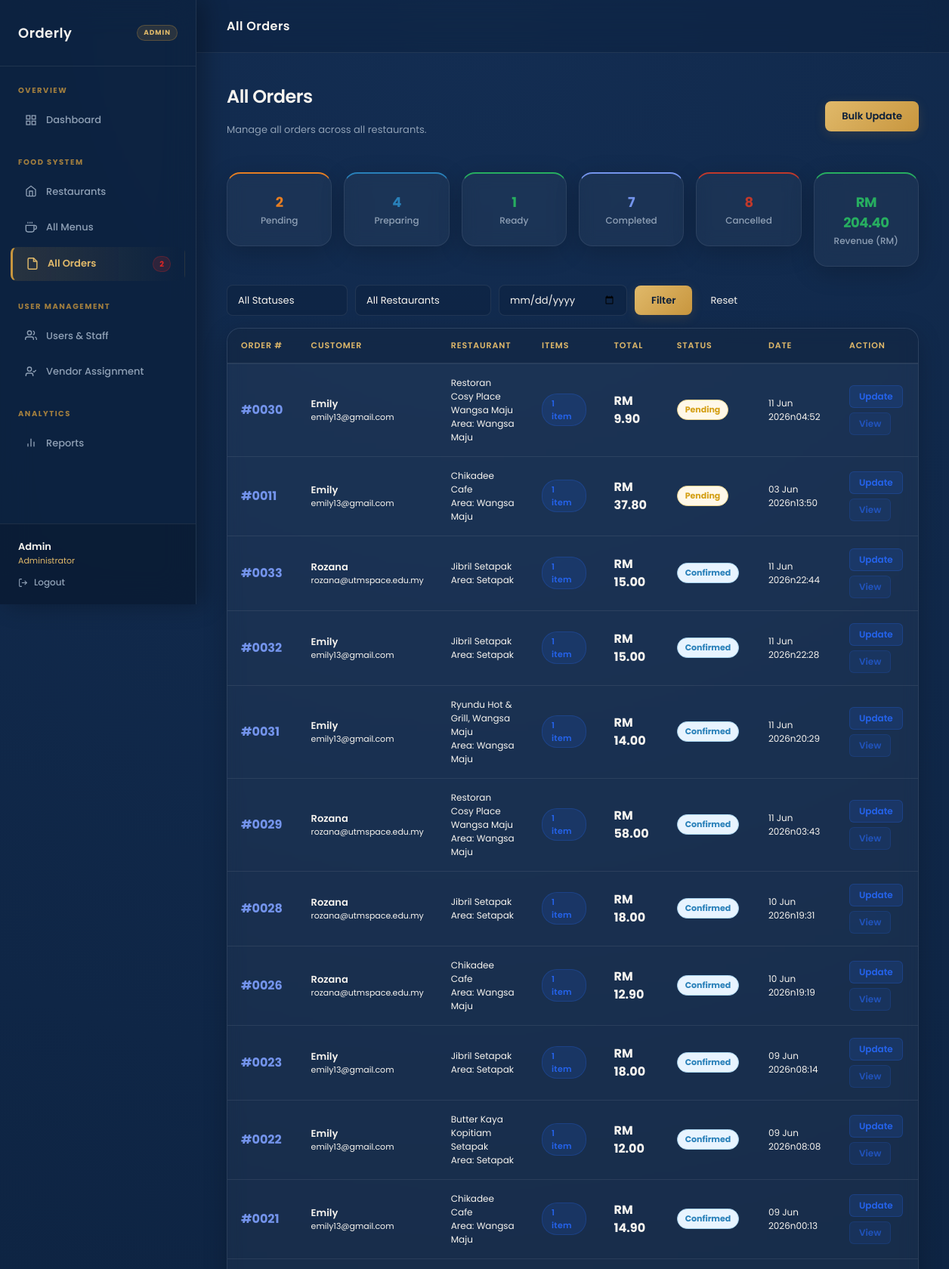
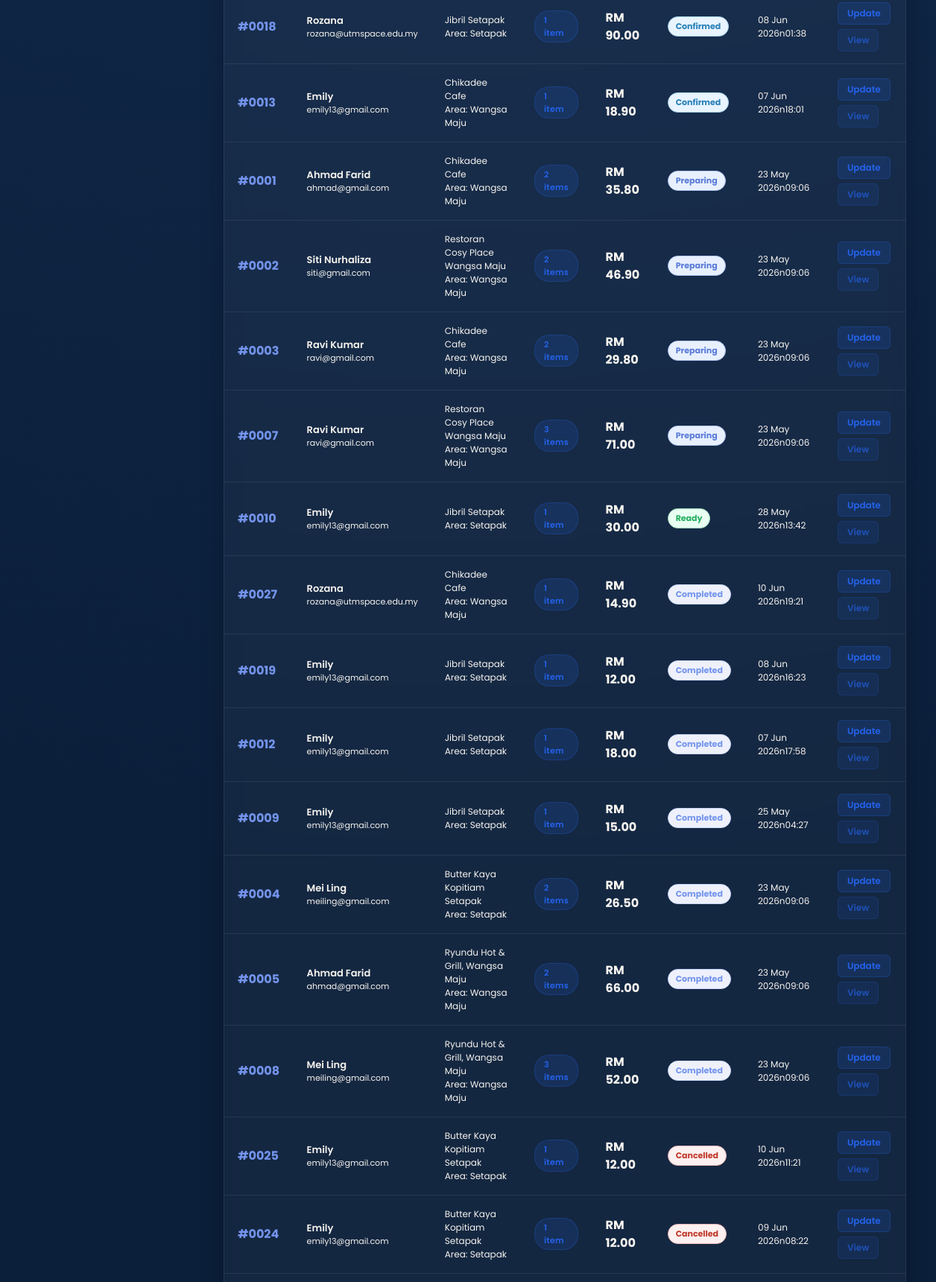
/orders.php (signed in, upper part), run on the app's committed database (2 pictures, top to bottom).
### tables this page shows
CREATE TABLE `orders` (
  `id` int(11) NOT NULL,
  `customer_id` int(11) NOT NULL,
  `restaurant_id` int(11) NOT NULL,
  `status` enum('pending','confirmed','preparing','ready','completed','cancelled') NOT NULL DEFAULT 'pending',
  `total_price` decimal(10,2) NOT NULL DEFAULT 0.00,
  `notes` text DEFAULT NULL,
  `created_at` timestamp NOT NULL DEFAULT current_timestamp(),
  `updated_at` timestamp NOT NULL DEFAULT current_timestamp() ON UPDATE current_timestamp(),
  `payment_method` varchar(50) DEFAULT NULL COMMENT 'fpx_MAY | ewallet_tng | card | cash',
  `payment_status` varchar(20) NOT NULL DEFAULT 'unpaid' COMMENT 'unpaid | paid',
  `cancellation_reason` text DEFAULT NULL,
  `delivery_location` text DEFAULT NULL
);

CREATE TABLE `users` (
  `id` int(10) UNSIGNED NOT NULL,
  `name` varchar(300) NOT NULL,
  `email` varchar(300) NOT NULL,
  `password` varchar(300) NOT NULL,
  `role` enum('customer','vendor_staff','admin') NOT NULL,
  `created_at` timestamp NOT NULL DEFAULT current_timestamp(),
  `restaurant_id` int(11) DEFAULT NULL,
  `created_by` int(11) DEFAULT NULL
);

CREATE TABLE `restaurants` (
  `id` int(11) NOT NULL,
  `name` varchar(150) NOT NULL,
  `area` enum('Setapak','Wangsa Maju') NOT NULL,
  `address` varchar(255) DEFAULT NULL,
  `image` varchar(255) DEFAULT NULL,
  `created_at` timestamp NOT NULL DEFAULT current_timestamp()
);

### config.php (called while the page is built, shortened)
<?php
function h(string $s): string {
    return htmlspecialchars($s, ENT_QUOTES, 'UTF-8');
}
function isAdmin(): bool {
    return isset($_SESSION['role']) && $_SESSION['role'] === 'admin';
}
function getVendorRestaurantId(): int {
    if (isAdmin()) return 0;
    return intval($_SESSION['restaurant_id'] ?? 0);
}

### orders.php (the view, shortened to what this page needs)
<?php
require_once 'config.php';
$vendorRestId = getVendorRestaurantId();
$fDate   = $conn->real_escape_string($_GET['date']        ?? '');
$where = "WHERE 1=1";
$orders = $conn->query("
    SELECT o.*, u.name AS customer_name, u.email AS customer_email,
           r.name AS restaurant_name, r.area AS restaurant_area,
           COUNT(oi.id) AS item_count
    FROM orders o
    JOIN users u ON o.customer_id=u.id
    JOIN restaurants r ON o.restaurant_id=r.id
    LEFT JOIN order_items oi ON oi.order_id=o.id
    $where GROUP BY o.id
    ORDER BY FIELD(o.status,'pending','confirmed','preparing','ready','completed','cancelled'), o.created_at DESC
");
$statsWhere = $vendorRestId > 0 ? "WHERE restaurant_id='$vendorRestId'" : '';
$stats = [];
$sr = $conn->query("SELECT status, COUNT(*) AS cnt FROM orders $statsWhere GROUP BY status");
while ($row = $sr->fetch_assoc()) $stats[$row['status']] = $row['cnt'];
$revenueWhere = $vendorRestId > 0 ? "WHERE status='completed' AND restaurant_id='$vendorRestId'" : "WHERE status='completed'";
$totalRevenue = $conn->query("SELECT COALESCE(SUM(total_price),0) FROM orders $revenueWhere")->fetch_row()[0] ?? 0;
if (isAdmin()) { require_once 'admin_header.php'; }
else           { require_once 'vendor_header.php'; }
?>
<div class="page-header d-flex align-items-center justify-content-between flex-wrap gap-2">
  <div>
    <p class="page-title"><?= isAdmin() ? 'All Orders' : 'My Orders' ?></p>
    <p class="page-sub"><?= isAdmin() ? 'Manage all orders across all restaurants.' : 'Orders for your restaurant.' ?></p>
  </div>
  <a href="update_order.php" class="btn-orderly">Bulk Update</a>
</div>
<div class="row g-3 mb-4">
  <?php
  $statCards = [
    ['Pending','pending','#e67e22'],['Preparing','preparing','#2980b9'],
    ['Ready','ready','#27ae60'],['Completed','completed','#7494ec'],
    ['Cancelled','cancelled','#c0392b'],['Revenue (RM)','_revenue','#27ae60'],
  ];
  foreach ($statCards as [$lbl,$key,$color]):
    $val = $key==='_revenue' ? 'RM '.number_format($totalRevenue,2) : ($stats[$key]??0);
  ?>
  <div class="col-6 col-md-4 col-xl-2">
    <div class="stat-card" style="border-top:2px solid <?= $color ?>;">
      <div class="stat-val" style="color:<?= $color ?>;font-size:18px;"><?= $val ?></div>
      <div class="stat-lbl"><?= $lbl ?></div>
    </div>
  </div>
  <?php endforeach; ?>
</div>
<form method="GET" class="filter-bar mb-3">
  <select name="status" class="form-select" style="max-width:160px;">
    <option value="">All Statuses</option>
  </select>
  <?php if (isAdmin()): ?>
  <select name="restaurant" class="form-select" style="max-width:180px;">
    <option value="">All Restaurants</option>
  </select>
  <?php endif; ?>
  <input type="date" name="date" class="form-control" value="<?= h($fDate) ?>" style="max-width:170px;"/>
  <button type="submit" class="btn-orderly">Filter</button>
  <a href="orders.php" style="padding:8px 14px;background:transparent;color:var(--muted);border:1.5px solid var(--border);border-radius:8px;font-size:13px;text-decoration:none;">Reset</a>
</form>
<div class="dash-card">
  <div class="dash-card-body" style="padding:0;">
    <div style="overflow-x:auto;">
      <table class="table w-100">
        <thead>
          <tr>
            <th>Order #</th><th>Customer</th>
            <?php if (isAdmin()): ?><th>Restaurant</th><?php endif; ?>
            <th>Items</th><th>Total</th><th>Status</th><th>Date</th><th>Action</th>
          </tr>
        </thead>
        <tbody>
        <?php if ($orders && $orders->num_rows > 0):
          while ($order = $orders->fetch_assoc()):
            $sCfg=['pending'=>['Pending','status-pending'], 'confirmed'=>['Confirmed','status-confirmed'], 'preparing'=>['Preparing','status-preparing'], 'ready'=>['Ready','status-ready'], 'completed'=>['Completed','status-completed'], 'cancelled'=>['Cancelled','status-cancelled']];
            [$sLbl,$sCls]=$sCfg[$order['status']]??[$order['status'],''];
        ?>
        <tr>
          <td><strong style="color:#7494ec;">#<?= str_pad($order['id'],4,'0',STR_PAD_LEFT) ?></strong></td>
          <td>
            <div style="font-size:13px;font-weight:600;"><?= h($order['customer_name']) ?></div>
            <div style="font-size:11px;color:var(--muted);"><?= h($order['customer_email']) ?></div>
          </td>
          <?php if (isAdmin()): ?><td style="font-size:12px;"><?= h($order['restaurant_name']) ?><br><span style="color:var(--muted);">Area: <?= h($order['restaurant_area']) ?></span></td><?php endif; ?>
          <td><span class="badge-pill bp-blue"><?= $order['item_count'] ?> item<?= $order['item_count']!=1?'s':'' ?></span></td>
          <td><strong>RM <?= number_format($order['total_price'],2) ?></strong></td>
          <td><span class="order-status-badge <?= $sCls ?>"><?= $sLbl ?></span></td>
          <td style="font-size:12px;color:var(--muted);"><?= date('d M Y\nH:i',strtotime($order['created_at'])) ?></td>
          <td>
            <div style="display:flex;gap:6px;flex-wrap:wrap;">
              <a href="update_order.php?id=<?= $order['id'] ?>" class="btn-edit-sm">Update</a>
              <a href="order_detail.php?id=<?= $order['id'] ?>" class="btn-edit-sm" style="opacity:.7;">View</a>
            </div>
          </td>
        </tr>
        <?php endwhile; else: ?>
        <tr><td colspan="9" style="text-align:center;padding:60px;color:var(--muted);"><p>No orders found.</p></td></tr>
        <?php endif; ?>
        </tbody>
      </table>
    </div>
  </div>
</div>
<?php require_once 'includes/footer.php'; ?>

### admin_header.php (style rules this page uses)
:root { --navy: #0b1f3a; --navy-md: #132d52; --navy-lt: #1e4175; --gold: #c8963e; --gold-lt: #e0b96a; --gold-glow: rgba(200, 150, 62, 0.15); --cream: #f7f4ef; --cream-dk: #ede8e0; --text-light: #f7f4ef; --text-muted: #8fa0b5; --glass-surface: rgba(255, 255, 255, 0.04); --glass-border: rgba(255, 255, 255, 0.08); --glass-border-focus: rgba(200, 150, 62, 0.4); --success: #16a34a; --danger: #dc2626; --warning: #f59e0b; --info: #2563eb; --preparing: #a855f7; --sidebar-w: 260px; --radius: 18px; --radius-sm: 8px; --transition: all 0.3s cubic-bezier(0.25, 0.8, 0.25, 1); }
*, *::before, *::after { box-sizing: border-box; margin: 0; padding: 0; }
body { font-family: 'Poppins', sans-serif; background: radial-gradient(circle at 50% 0%, var(--navy-md) 0%, var(--navy) 70%); color: var(--text-light); min-height: 100vh; display: flex; overflow-x: hidden; }
.dash-card, .stat-card, .food-card { background: var(--glass-surface); backdrop-filter: blur(10px); -webkit-backdrop-filter: blur(10px); border: 1px solid var(--glass-border); border-radius: var(--radius); box-shadow: 0 8px 32px rgba(0, 0, 0, 0.2); transition: var(--transition); overflow: hidden; }
.dash-card-body { padding: 24px; }
.stat-card { padding: 24px; text-align: center; }
.stat-val { font-size: 26px; font-weight: 700; color: var(--text-light); letter-spacing: -0.5px; }
.stat-lbl { font-size: 12px; color: var(--text-muted); margin-top: 2px; font-weight: 500; }
.btn-orderly, .btn-primary { display: inline-flex; align-items: center; gap: 8px; padding: 10px 22px; background: linear-gradient(135deg, var(--gold-lt), var(--gold)); color: var(--navy) !important; border: none; border-radius: var(--radius-sm); font-size: 13px; font-weight: 600; cursor: pointer; transition: var(--transition); text-decoration: none; box-shadow: 0 4px 15px var(--gold-glow); }
.btn-edit-sm { padding: 5px 12px; background: rgba(37, 99, 235, 0.15); color: var(--info) !important; border: 1px solid rgba(37, 99, 235, 0.25); border-radius: 6px; font-size: 12px; font-weight: 600; text-decoration: none; cursor: pointer; display: inline-block; transition: var(--transition); }
.form-select, .form-control { background: rgba(11, 31, 58, 0.4); border: 1.5px solid var(--glass-border); color: var(--text-light); font-size: 13px; border-radius: var(--radius-sm); padding: 10px 14px; transition: var(--transition); }
.form-select option { background: var(--navy-md); color: var(--text-light); }
.table { color: var(--text-light); margin-bottom: 0; background: transparent; }
.table th { font-size: 11px; font-weight: 600; color: var(--gold-lt); text-transform: uppercase; letter-spacing: .08em; border-bottom: 2px solid var(--glass-border); background: rgba(11, 31, 58, 0.5); padding: 14px 18px; }
.table td { padding: 16px 18px; border-bottom: 1px solid var(--glass-border); vertical-align: middle; background: transparent; color: var(--text-light); }
.badge-pill { display: inline-flex; align-items: center; padding: 4px 12px; border-radius: 20px; font-size: 11px; font-weight: 600; letter-spacing: 0.3px; }
.bp-blue { background: rgba(37, 99, 235, 0.15); color: var(--info); border: 1px solid rgba(37, 99, 235, 0.25); }
.status-pending { background: rgba(245, 158, 11, 0.15); color: var(--warning); border: 1px solid rgba(245, 158, 11, 0.25); }
.status-confirmed { background: rgba(37, 99, 235, 0.15); color: var(--info); border: 1px solid rgba(37, 99, 235, 0.25); }
.status-preparing { background: rgba(168, 85, 247, 0.15); color: var(--preparing);border: 1px solid rgba(168, 85, 247, 0.25); }
.status-ready { background: rgba(22, 163, 74, 0.15); color: var(--success); border: 1px solid rgba(22, 163, 74, 0.25); }
.page-header { margin-bottom: 30px; }
.page-title { font-size: 24px; font-weight: 600; color: var(--text-light); letter-spacing: -0.5px; }
.page-sub { font-size: 13px; color: var(--text-muted); margin-top: 4px; }
.filter-bar { display: flex; gap: 10px; flex-wrap: wrap; align-items: center; }

### data on the page
orders: id "0030", users.name "Emily", users.email "emily13@gmail.com", restaurant.name "Restoran Cosy Place Wangsa Maju", restaurant.area "Wangsa Maju", item_count "1", total_price "9.90", sLbl "Pending", created_at "11 Jun 2026n04:52"
orders: id "0011", users.name "Emily", users.email "emily13@gmail.com", restaurant.name "Chikadee Cafe", restaurant.area "Wangsa Maju", item_count "1", total_price "37.80", sLbl "Pending", created_at "03 Jun 2026n13:50"
orders: id "0033", users.name "Rozana", users.email "rozana@utmspace.edu.my", restaurant.name "Jibril Setapak", restaurant.area "Setapak", item_count "1", total_price "15.00", sLbl "Confirmed", created_at "11 Jun 2026n22:44"
orders: id "0032", users.name "Emily", users.email "emily13@gmail.com", restaurant.name "Jibril Setapak", restaurant.area "Setapak", item_count "1", total_price "15.00", sLbl "Confirmed", created_at "11 Jun 2026n22:28"
orders: id "0031", users.name "Emily", users.email "emily13@gmail.com", restaurant.name "Ryundu Hot & Grill, Wangsa Maju", restaurant.area "Wangsa Maju", item_count "1", total_price "14.00", sLbl "Confirmed", created_at "11 Jun 2026n20:29"
orders: id "0029", users.name "Rozana", users.email "rozana@utmspace.edu.my", restaurant.name "Restoran Cosy Place Wangsa Maju", restaurant.area "Wangsa Maju", item_count "1", total_price "58.00", sLbl "Confirmed", created_at "11 Jun 2026n03:43"
orders: id "0028", users.name "Rozana", users.email "rozana@utmspace.edu.my", restaurant.name "Jibril Setapak", restaurant.area "Setapak", item_count "1", total_price "18.00", sLbl "Confirmed", created_at "10 Jun 2026n19:31"
orders: id "0026", users.name "Rozana", users.email "rozana@utmspace.edu.my", restaurant.name "Chikadee Cafe", restaurant.area "Wangsa Maju", item_count "1", total_price "12.90", sLbl "Confirmed", created_at "10 Jun 2026n19:19"
orders: id "0023", users.name "Emily", users.email "emily13@gmail.com", restaurant.name "Jibril Setapak", restaurant.area "Setapak", item_count "1", total_price "18.00", sLbl "Confirmed", created_at "09 Jun 2026n08:14"
orders: id "0022", users.name "Emily", users.email "emily13@gmail.com", restaurant.name "Butter Kaya Kopitiam Setapak", restaurant.area "Setapak", item_count "1", total_price "12.00", sLbl "Confirmed", created_at "09 Jun 2026n08:08"
orders: id "0021", users.name "Emily", users.email "emily13@gmail.com", restaurant.name "Chikadee Cafe", restaurant.area "Wangsa Maju", item_count "1", total_price "14.90", sLbl "Confirmed", created_at "09 Jun 2026n00:13"
orders: id "0018", users.name "Rozana", users.email "rozana@utmspace.edu.my", restaurant.name "Jibril Setapak", restaurant.area "Setapak", item_count "1", total_price "90.00", sLbl "Confirmed", created_at "08 Jun 2026n01:38"
orders: id "0013", users.name "Emily", users.email "emily13@gmail.com", restaurant.name "Chikadee Cafe", restaurant.area "Wangsa Maju", item_count "1", total_price "18.90", sLbl "Confirmed", created_at "07 Jun 2026n18:01"
orders: id "0001", users.name "Ahmad Farid", users.email "ahmad@gmail.com", restaurant.name "Chikadee Cafe", restaurant.area "Wangsa Maju", item_count "2", total_price "35.80", sLbl "Preparing", created_at "23 May 2026n09:06"
orders: id "0002", users.name "Siti Nurhaliza", users.email "siti@gmail.com", restaurant.name "Restoran Cosy Place Wangsa Maju", restaurant.area "Wangsa Maju", item_count "2", total_price "46.90", sLbl "Preparing", created_at "23 May 2026n09:06"
orders: id "0003", users.name "Ravi Kumar", users.email "ravi@gmail.com", restaurant.name "Chikadee Cafe", restaurant.area "Wangsa Maju", item_count "2", total_price "29.80", sLbl "Preparing", created_at "23 May 2026n09:06"
orders: id "0007", users.name "Ravi Kumar", users.email "ravi@gmail.com", restaurant.name "Restoran Cosy Place Wangsa Maju", restaurant.area "Wangsa Maju", item_count "3", total_price "71.00", sLbl "Preparing", created_at "23 May 2026n09:06"
orders: id "0010", users.name "Emily", users.email "emily13@gmail.com", restaurant.name "Jibril Setapak", restaurant.area "Setapak", item_count "1", total_price "30.00", sLbl "Ready", created_at "28 May 2026n13:42"
orders: id "0027", users.name "Rozana", users.email "rozana@utmspace.edu.my", restaurant.name "Chikadee Cafe", restaurant.area "Wangsa Maju", item_count "1", total_price "14.90", sLbl "Completed", created_at "10 Jun 2026n19:21"
orders: id "0019", users.name "Emily", users.email "emily13@gmail.com", restaurant.name "Jibril Setapak", restaurant.area "Setapak", item_count "1", total_price "12.00", sLbl "Completed", created_at "08 Jun 2026n16:23"
orders: id "0012", users.name "Emily", users.email "emily13@gmail.com", restaurant.name "Jibril Setapak", restaurant.area "Setapak", item_count "1", total_price "18.00", sLbl "Completed", created_at "07 Jun 2026n17:58"
orders: id "0009", users.name "Emily", users.email "emily13@gmail.com", restaurant.name "Jibril Setapak", restaurant.area "Setapak", item_count "1", total_price "15.00", sLbl "Completed", created_at "25 May 2026n04:27"
orders: id "0004", users.name "Mei Ling", users.email "meiling@gmail.com", restaurant.name "Butter Kaya Kopitiam Setapak", restaurant.area "Setapak", item_count "2", total_price "26.50", sLbl "Completed", created_at "23 May 2026n09:06"
orders: id "0005", users.name "Ahmad Farid", users.email "ahmad@gmail.com", restaurant.name "Ryundu Hot & Grill, Wangsa Maju", restaurant.area "Wangsa Maju", item_count "2", total_price "66.00", sLbl "Completed", created_at "23 May 2026n09:06"
orders: id "0008", users.name "Mei Ling", users.email "meiling@gmail.com", restaurant.name "Ryundu Hot & Grill, Wangsa Maju", restaurant.area "Wangsa Maju", item_count "3", total_price "52.00", sLbl "Completed", created_at "23 May 2026n09:06"
orders: id "0025", users.name "Emily", users.email "emily13@gmail.com", restaurant.name "Butter Kaya Kopitiam Setapak", restaurant.area "Setapak", item_count "1", total_price "12.00", sLbl "Cancelled", created_at "10 Jun 2026n11:21"
orders: id "0024", users.name "Emily", users.email "emily13@gmail.com", restaurant.name "Butter Kaya Kopitiam Setapak", restaurant.area "Setapak", item_count "1", total_price "12.00", sLbl "Cancelled", created_at "09 Jun 2026n08:22"

### other printed values
$pendingOrders "2"
$_SESSION['name'] "Admin"
$pageTitle "All Orders"
$val "2"
$lbl "Pending"
$val "4"
$lbl "Preparing"
$val "1"
$lbl "Ready"
$val "7"
$lbl "Completed"
$val "8"
$lbl "Cancelled"
$val "RM 204.40"
$lbl "Revenue (RM)"
